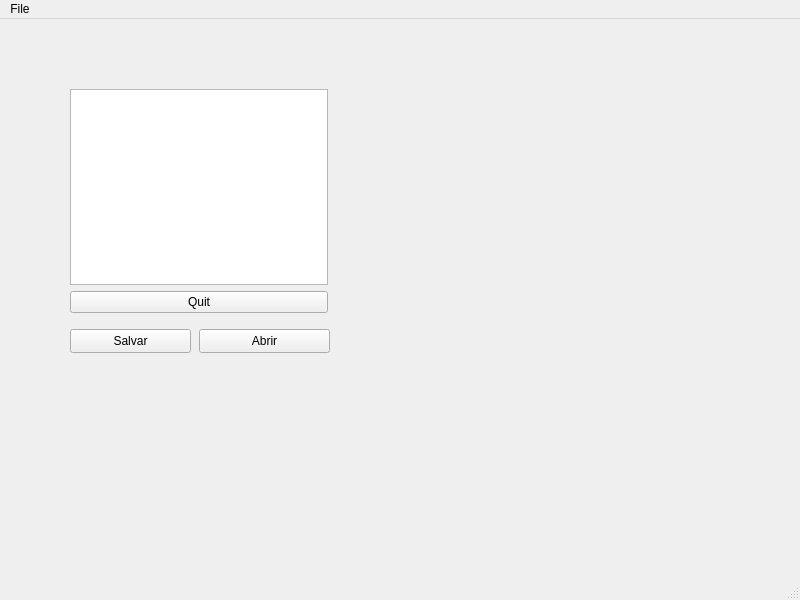
<?xml version="1.0" encoding="UTF-8"?>
<ui version="4.0">
 <class>Notepad</class>
 <widget class="QMainWindow" name="Notepad">
  <property name="geometry">
   <rect>
    <x>0</x>
    <y>0</y>
    <width>800</width>
    <height>600</height>
   </rect>
  </property>
  <property name="windowTitle">
   <string>Notepad</string>
  </property>
  <widget class="QWidget" name="centralwidget">
   <widget class="QPushButton" name="salvarBTN">
    <property name="geometry">
     <rect>
      <x>70</x>
      <y>310</y>
      <width>121</width>
      <height>24</height>
     </rect>
    </property>
    <property name="text">
     <string>Salvar</string>
    </property>
   </widget>
   <widget class="QPushButton" name="openBTN">
    <property name="geometry">
     <rect>
      <x>199</x>
      <y>310</y>
      <width>131</width>
      <height>24</height>
     </rect>
    </property>
    <property name="text">
     <string>Abrir</string>
    </property>
   </widget>
   <widget class="QWidget" name="">
    <property name="geometry">
     <rect>
      <x>70</x>
      <y>70</y>
      <width>258</width>
      <height>224</height>
     </rect>
    </property>
    <layout class="QVBoxLayout" name="verticalLayout">
     <item>
      <widget class="QTextEdit" name="textEdit"/>
     </item>
     <item>
      <widget class="QPushButton" name="quitButton">
       <property name="text">
        <string>Quit</string>
       </property>
      </widget>
     </item>
    </layout>
   </widget>
  </widget>
  <widget class="QMenuBar" name="menubar">
   <property name="geometry">
    <rect>
     <x>0</x>
     <y>0</y>
     <width>800</width>
     <height>21</height>
    </rect>
   </property>
   <widget class="QMenu" name="menuFile">
    <property name="title">
     <string>File</string>
    </property>
    <addaction name="separator"/>
    <addaction name="separator"/>
    <addaction name="separator"/>
   </widget>
   <addaction name="menuFile"/>
  </widget>
  <widget class="QStatusBar" name="statusbar"/>
 </widget>
 <resources/>
 <connections/>
</ui>
